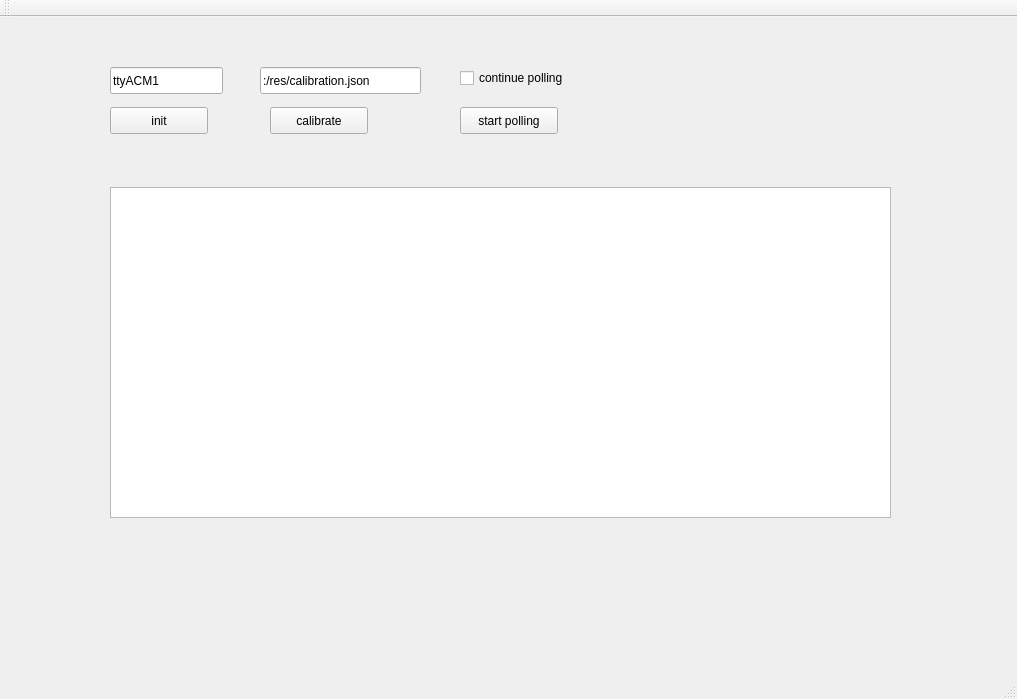
<?xml version="1.0" encoding="UTF-8"?>
<ui version="4.0">
 <class>RayDisplayWindow</class>
 <widget class="QMainWindow" name="RayDisplayWindow">
  <property name="geometry">
   <rect>
    <x>0</x>
    <y>0</y>
    <width>1017</width>
    <height>699</height>
   </rect>
  </property>
  <property name="windowTitle">
   <string>RayDisplayWindow</string>
  </property>
  <widget class="QWidget" name="centralWidget">
   <widget class="QPushButton" name="pushButton">
    <property name="geometry">
     <rect>
      <x>110</x>
      <y>90</y>
      <width>98</width>
      <height>27</height>
     </rect>
    </property>
    <property name="text">
     <string>init</string>
    </property>
   </widget>
   <widget class="QLineEdit" name="lineEdit">
    <property name="geometry">
     <rect>
      <x>110</x>
      <y>50</y>
      <width>113</width>
      <height>27</height>
     </rect>
    </property>
    <property name="text">
     <string>ttyACM1</string>
    </property>
   </widget>
   <widget class="QGraphicsView" name="graphicsView">
    <property name="geometry">
     <rect>
      <x>110</x>
      <y>170</y>
      <width>781</width>
      <height>331</height>
     </rect>
    </property>
   </widget>
   <widget class="QPushButton" name="pushButton_2">
    <property name="geometry">
     <rect>
      <x>270</x>
      <y>90</y>
      <width>98</width>
      <height>27</height>
     </rect>
    </property>
    <property name="text">
     <string>calibrate</string>
    </property>
   </widget>
   <widget class="QPushButton" name="startPollPushButton">
    <property name="geometry">
     <rect>
      <x>460</x>
      <y>90</y>
      <width>98</width>
      <height>27</height>
     </rect>
    </property>
    <property name="text">
     <string>start polling</string>
    </property>
   </widget>
   <widget class="QLineEdit" name="lineEdit_2">
    <property name="geometry">
     <rect>
      <x>260</x>
      <y>50</y>
      <width>161</width>
      <height>27</height>
     </rect>
    </property>
    <property name="text">
     <string>:/res/calibration.json</string>
    </property>
   </widget>
   <widget class="QCheckBox" name="contPollingCheckBox">
    <property name="geometry">
     <rect>
      <x>460</x>
      <y>50</y>
      <width>151</width>
      <height>22</height>
     </rect>
    </property>
    <property name="text">
     <string>continue polling</string>
    </property>
   </widget>
  </widget>
  <widget class="QMenuBar" name="menuBar">
   <property name="geometry">
    <rect>
     <x>0</x>
     <y>0</y>
     <width>1017</width>
     <height>25</height>
    </rect>
   </property>
  </widget>
  <widget class="QToolBar" name="mainToolBar">
   <attribute name="toolBarArea">
    <enum>TopToolBarArea</enum>
   </attribute>
   <attribute name="toolBarBreak">
    <bool>false</bool>
   </attribute>
  </widget>
  <widget class="QStatusBar" name="statusBar"/>
 </widget>
 <layoutdefault spacing="6" margin="11"/>
 <resources/>
 <connections/>
</ui>
